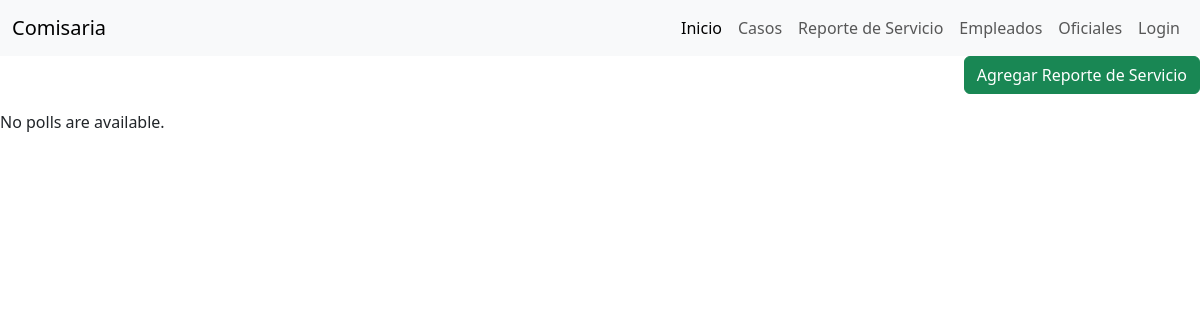
The app's page /comisaria/reporte/, older data.
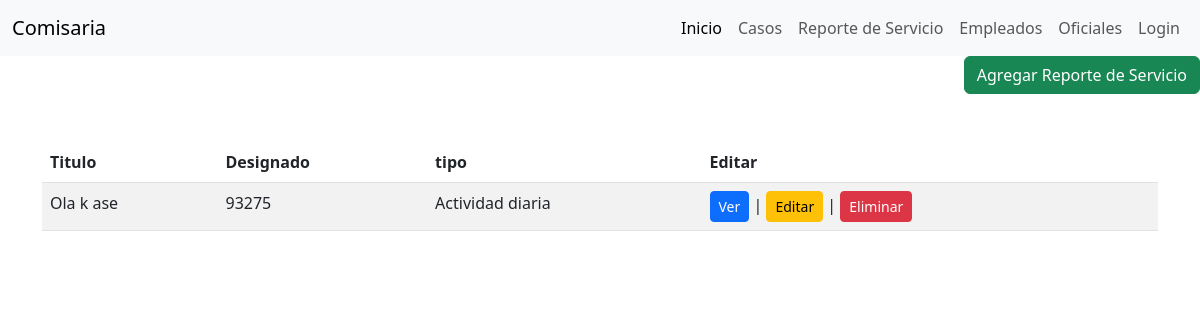
The same page, newer data.
### Comisaria/models.py (models this page shows, shortened)
class reportes_de_servicio(models.Model):
    class Tipo(models.IntegerChoices):
        PATRULLAJE = 1, "Patrullaje"
        INCIDENTE = 2, "Incidente"
        ARRESTO = 3, "Arresto"
        TRAFICO = 4, "Tráfico o colisión"
        DIARIA = 5, "Actividad diaria"
    titulo = models.CharField(max_length=50, verbose_name='Titulo')
    contenido = models.TextField(verbose_name='Contenido')
    num_placa = models.ForeignKey(oficiales, on_delete=models.CASCADE, verbose_name='Oficial')
    tipo = models.IntegerField(choices=Tipo.choices, default=Tipo.DIARIA, verbose_name='Tipo de reporte')
    fecha = models.DateField(auto_now=False, verbose_name='Fecha de Reporte')
    class Meta:
        verbose_name = 'Reporte de servicio'
        verbose_name_plural = 'Reportes de servicio'

class oficiales(models.Model):
    class Rango(models.IntegerChoices):
        POLICIA = 1, "Policía"
        INSPECTOR = 2, "Inspector"
        COMISARIO = 3, "Comisario"
    num_placa = models.PositiveIntegerField(default=0,blank=True, verbose_name='Numero de placa')
    id_emp = models.OneToOneField(Empleado, on_delete=models.CASCADE, verbose_name='ID empleado')
    rank = models.IntegerField(choices=Rango.choices, default=Rango.POLICIA, verbose_name='Rango')
    def __str__(self):
        return f'{self.num_placa}'
    class Meta:
        verbose_name = 'Oficial'
        verbose_name_plural = 'Oficiales'

### Comisaria/views.py (the view)
# urls.py: path( "reporte/", views.ReporteServicioView.as_view(), name="reporte_servicio"),
class ReporteServicioView(generic.ListView):
    template_name = "comisaria/READ/reporteServicio.html"
    context_object_name ="reportes"
    def get_queryset(self):
        return reportes_de_servicio.objects.order_by("titulo")[:5]

### Comisaria/templates/comisaria/READ/reporteServicio.html (shortened to what this page needs)
{% extends 'comisaria/base.html' %}
{% block contenido %}
<div class="d-flex justify-content-end mb-3">
    <a class="btn btn-success" href="{% url 'reporte_servicio_crear' %}">Agregar Reporte de Servicio</a>
</div>
    {% if reportes %}
    <div class="container my-5">
        <table class="table table-striped">
            <thead>
                <tr>
                    <th>Titulo</th>
                    <th>Designado</th>
                    <th>tipo</th>
                    <th>Editar</th>
                </tr>
            </thead>
            <tbody>
                {% for reporte in reportes %}
                <tr>
                    <td>{{ reporte.titulo }}</td>
                    <td>{{ reporte.num_placa }}</td>
                    <td>{{ reporte.get_tipo_display }}</td>
                    <td><a class="btn btn-primary btn-sm" href="{% url 'reporte_servicio_deta' reporte.id %}">Ver</a> | <a class="btn btn-warning btn-sm" href="{% url 'reporte_servicio_edit' reporte.id %}">Editar</a> | <a class="btn btn-danger btn-sm" href="{% url 'reporte_servicio_eliminar' reporte.id  %}">Eliminar</a></td>
                </tr>
                {% endfor %}
            </tbody>
        </table>
    </div>
    {% else %}
    <p>No polls are available.</p>
    {% endif %}
{% endblock %}

Row changes from the older to the newer data that the page shows:
added reportes_de_servicio: titulo "Ola k ase", num_placa "93275", tipo "Actividad diaria"
Text that changed along with them:
text no longer shown: "No polls are available."
text now shown: "Titulo Designado tipo Editar"
